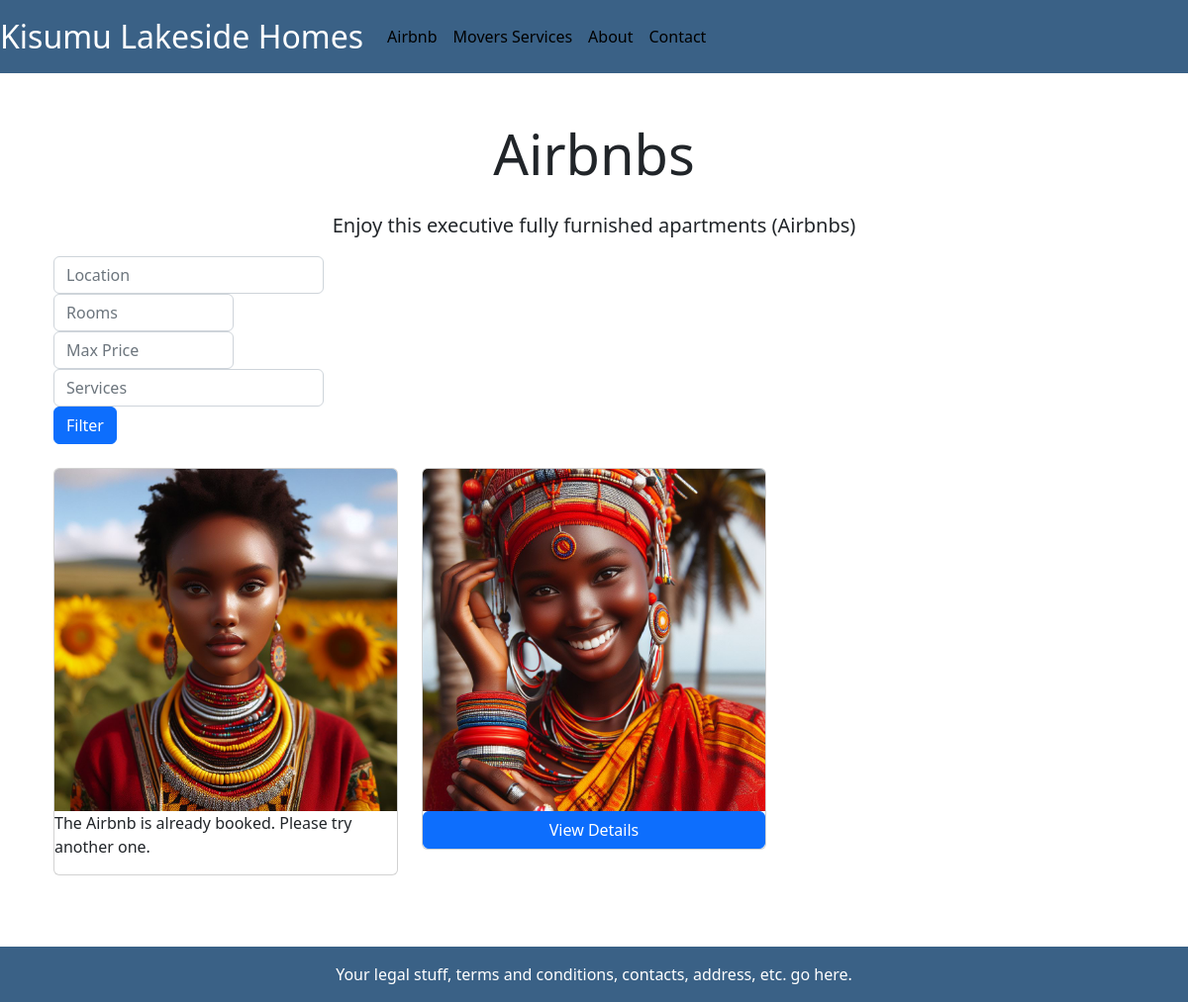
Screenshot of /airbnb/ with the database file from the repository.
### airbnb/models.py (models this page shows, shortened)
class Airbnb(models.Model):
    name = models.CharField(max_length=50)
    location = models.CharField(max_length=50)
    rooms = models.PositiveSmallIntegerField(default=1)
    price = models.DecimalField(max_digits=10, decimal_places=0)
    avalability = models.BooleanField(default=True)
    services = models.TextField()

class Airbnbimage(models.Model):
     airbnb = models.ForeignKey(Airbnb, related_name='images', on_delete= models.CASCADE)
     image = models.ImageField(upload_to='images/', default='default.jpeg')

### airbnb/views.py (the view)
# urls.py: path('airbnb/', AirbnbListView.as_view(), name= 'airbnb'),
class AirbnbListView(ListView):
    model = Airbnb
    template_name = 'airbnb.html'
    context_object_name = 'all_airbnbs_list'

### templates/airbnb.html
{% extends 'base.html' %}
{% load static %}
{% load humanize %}
{% block content %}
<div class="container my-5">
    <h1 class="display-4 text-center mb-4">Airbnbs</h1>
    <p class="lead text-center">Enjoy this executive fully furnished apartments (Airbnbs)</p>
    <form method="get" class="mb-4">
        <div class="form-row">
            <div class="col-md-3">
                <input type="text" name="location" class="form-control" placeholder="Location">
            </div>
            <div class="col-md-2">
                <input type="number" name="rooms" class="form-control" placeholder="Rooms">
            </div>
            <div class="col-md-2">
                <input type="number" name="price" class="form-control" placeholder="Max Price">
            </div>
            <div class="col-md-3">
                <input type="text" name="services" class="form-control" placeholder="Services">
            </div>
            <div class="col-md-2">
                <button type="submit" class="btn btn-primary">Filter</button>
            </div>
        </div>
    </form>
    <div class="row flex-row flex-nowrap overflow-auto">
        {% for airbnb in all_airbnbs_list %}
        <div class="col-4">
            <div class="card mb-4">
                {% if airbnb.images.all %}
                <img class="card-img-top" src="{{ airbnb.images.all.0.image.url }}" alt="{{ airbnb.name }}">
                {% endif %}
                    {% if airbnb.avalability %}
                    <a href="{% url 'airbnb_detail' airbnb.id %}" class="btn btn-primary">View Details</a>
                    {% else %}
                    <p>The Airbnb is already booked. Please try another one.</p>
                    {% endif %}
                </div>
            </div>
        {% endfor %}
    </div>
</div>
{% endblock content %}

### rows the page displays
Airbnb: images.all.0.image (picture), shows "The Airbnb is already booked. Please try another one."
Airbnb: images.all.0.image (picture), avalability "View Details"
